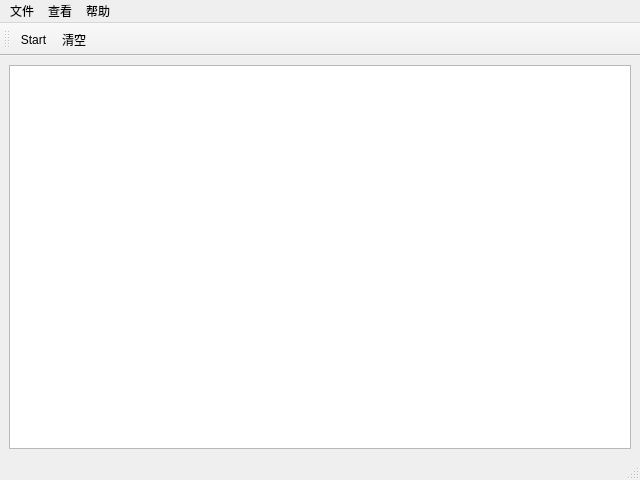
<?xml version="1.0" encoding="UTF-8"?>
<ui version="4.0">
 <class>MainWindow</class>
 <widget class="QMainWindow" name="MainWindow">
  <property name="geometry">
   <rect>
    <x>0</x>
    <y>0</y>
    <width>640</width>
    <height>480</height>
   </rect>
  </property>
  <property name="windowTitle">
   <string>Console</string>
  </property>
  <property name="unifiedTitleAndToolBarOnMac">
   <bool>false</bool>
  </property>
  <widget class="QWidget" name="centralwidget">
   <layout class="QGridLayout" name="gridLayout">
    <item row="0" column="0">
     <widget class="MyTextEdit" name="plainTextEdit">
      <property name="font">
       <font>
        <family>Consolas</family>
        <pointsize>12</pointsize>
       </font>
      </property>
     </widget>
    </item>
   </layout>
  </widget>
  <widget class="QMenuBar" name="menubar">
   <property name="geometry">
    <rect>
     <x>0</x>
     <y>0</y>
     <width>640</width>
     <height>23</height>
    </rect>
   </property>
   <widget class="QMenu" name="menuFile">
    <property name="title">
     <string>文件</string>
    </property>
    <addaction name="actionDll"/>
   </widget>
   <widget class="QMenu" name="menuHelp">
    <property name="title">
     <string>帮助</string>
    </property>
   </widget>
   <widget class="QMenu" name="menu">
    <property name="title">
     <string>查看</string>
    </property>
    <addaction name="actionFont"/>
   </widget>
   <addaction name="menuFile"/>
   <addaction name="menu"/>
   <addaction name="menuHelp"/>
  </widget>
  <widget class="QStatusBar" name="statusbar"/>
  <widget class="QToolBar" name="toolBar">
   <property name="windowTitle">
    <string>toolBar</string>
   </property>
   <attribute name="toolBarArea">
    <enum>TopToolBarArea</enum>
   </attribute>
   <attribute name="toolBarBreak">
    <bool>false</bool>
   </attribute>
   <addaction name="actionStart"/>
   <addaction name="actionClear"/>
  </widget>
  <action name="actionStart">
   <property name="text">
    <string>Start</string>
   </property>
  </action>
  <action name="actionFont">
   <property name="text">
    <string>字体</string>
   </property>
   <property name="toolTip">
    <string>设置控制台显示字体</string>
   </property>
  </action>
  <action name="actionClear">
   <property name="text">
    <string>清空</string>
   </property>
   <property name="toolTip">
    <string>清空显示文本</string>
   </property>
  </action>
  <action name="actionDll">
   <property name="text">
    <string>dll路径</string>
   </property>
   <property name="toolTip">
    <string>设置JlinkARM64动态库路径</string>
   </property>
  </action>
 </widget>
 <customwidgets>
  <customwidget>
   <class>MyTextEdit</class>
   <extends>QPlainTextEdit</extends>
   <header location="global">text_edit.h</header>
  </customwidget>
 </customwidgets>
 <resources/>
 <connections/>
</ui>
